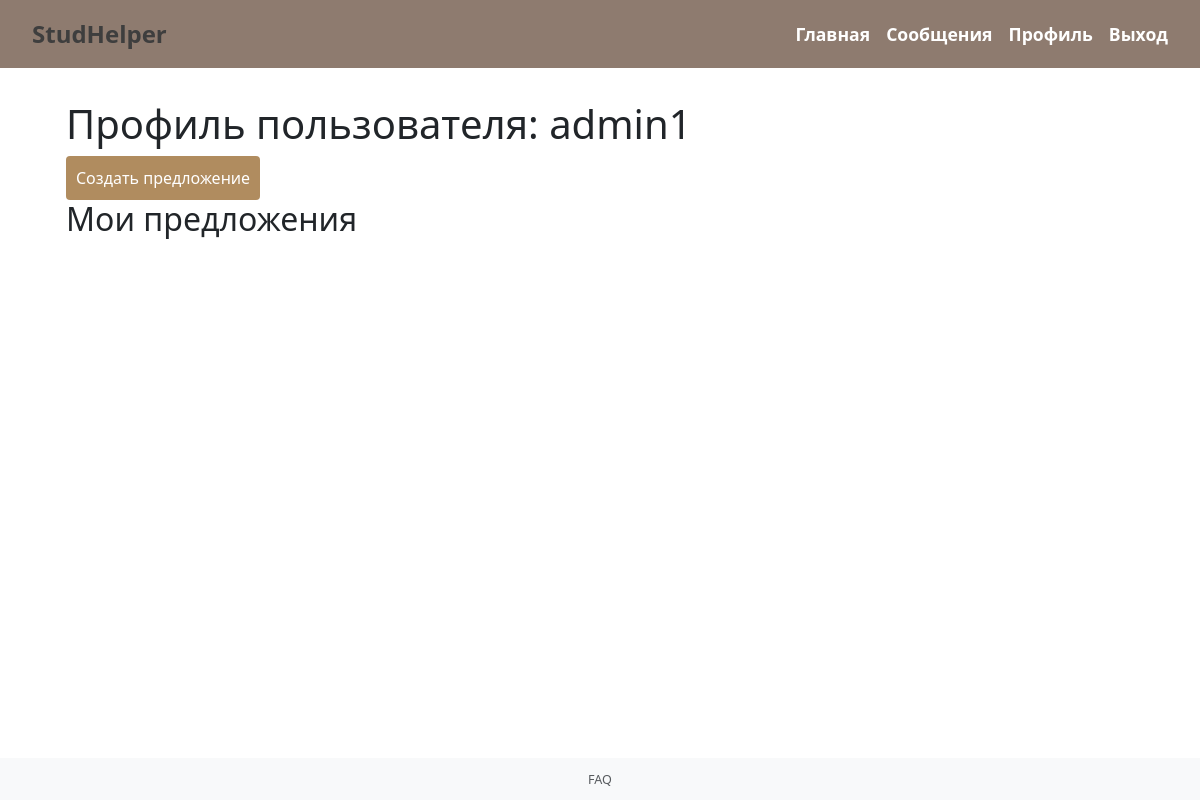
The app's page /profile (signed in), older data.
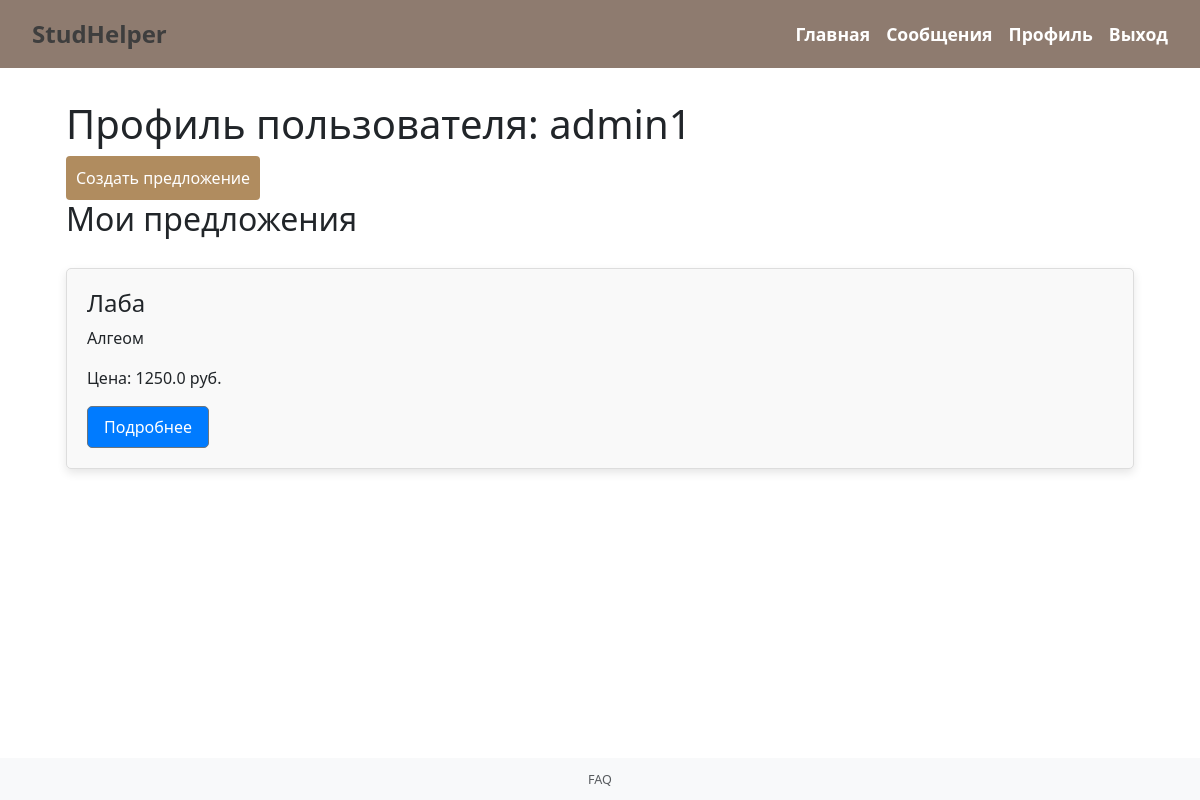
The same page, newer data.
### app.py (models this page shows)
class Offer(db.Model):
    id = db.Column(db.Integer, primary_key=True)
    title = db.Column(db.String(200), nullable=False)
    description = db.Column(db.Text, nullable=False)
    price = db.Column(db.Float, nullable=False)
    subcategory_id = db.Column(db.Integer, db.ForeignKey('subcategory.id'), nullable=False)
    seller_id = db.Column(db.Integer, db.ForeignKey('user.id'), nullable=False)

### app.py (the view)
@app.route('/profile')
def profile():
    user = User.query.get(session['user_id'])
    offers = Offer.query.filter_by(seller_id=session['user_id']).all()
    return render_template('profile.html', user=user, offers=offers)

### templates/profile.html
{% extends 'base.html' %}
{% block content %}
<div class="profile-container">
    <h1>Профиль пользователя: {{ user.username }}</h1>
    <div class="create-offer-button">
        <a href="{{ url_for('create_offer') }}" class="btn btn-primary">Создать предложение</a>
    </div>
    <h2>Мои предложения</h2>
    <div class="offers-list">
        {% for offer in offers %}
        <div class="offer-card">
            <h3>{{ offer.title }}</h3>
            <p>{{ offer.description }}</p>
            <p>Цена: {{ offer.price }} руб.</p>
            <a href="{{ url_for('offer', offer_id=offer.id) }}" class="btn btn-secondary">Подробнее</a>
        </div>
        {% endfor %}
    </div>
</div>
{% endblock %}

Row changes from the older to the newer data that the page shows:
added Offer: title "Лаба", description "Алгеом", price "1250.0"
